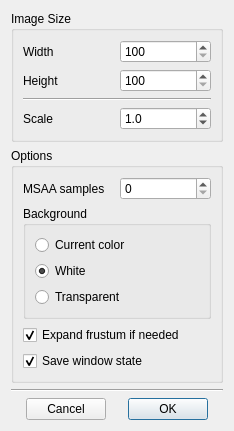
<?xml version="1.0" encoding="UTF-8"?>
<ui version="4.0">
 <class>DialogSnapshot</class>
 <widget class="QDialog" name="DialogSnapshot">
  <property name="geometry">
   <rect>
    <x>0</x>
    <y>0</y>
    <width>234</width>
    <height>381</height>
   </rect>
  </property>
  <property name="windowTitle">
   <string>Snapshot</string>
  </property>
  <layout class="QVBoxLayout" name="verticalLayout_3">
   <item>
    <widget class="QGroupBox" name="groupBoxImageSize">
     <property name="title">
      <string>Image Size</string>
     </property>
     <layout class="QGridLayout" name="gridLayout">
      <item row="0" column="0">
       <widget class="QLabel" name="labelImageWidth">
        <property name="text">
         <string>Width</string>
        </property>
       </widget>
      </item>
      <item row="0" column="1">
       <widget class="QSpinBox" name="spinBoxImageWidth">
        <property name="minimum">
         <number>100</number>
        </property>
        <property name="maximum">
         <number>100000</number>
        </property>
        <property name="singleStep">
         <number>100</number>
        </property>
       </widget>
      </item>
      <item row="1" column="0">
       <widget class="QLabel" name="labelImageHeight">
        <property name="text">
         <string>Height</string>
        </property>
       </widget>
      </item>
      <item row="1" column="1">
       <widget class="QSpinBox" name="spinBoxImageHeight">
        <property name="minimum">
         <number>100</number>
        </property>
        <property name="maximum">
         <number>100000</number>
        </property>
        <property name="singleStep">
         <number>100</number>
        </property>
       </widget>
      </item>
      <item row="2" column="0" colspan="2">
       <widget class="Line" name="line">
        <property name="orientation">
         <enum>Qt::Horizontal</enum>
        </property>
       </widget>
      </item>
      <item row="3" column="0">
       <widget class="QLabel" name="labelImageScale">
        <property name="text">
         <string>Scale</string>
        </property>
       </widget>
      </item>
      <item row="3" column="1">
       <widget class="QDoubleSpinBox" name="doubleSpinBoxImageScale">
        <property name="locale">
         <locale language="English" country="UnitedStates"/>
        </property>
        <property name="decimals">
         <number>1</number>
        </property>
        <property name="minimum">
         <double>0.100000000000000</double>
        </property>
        <property name="maximum">
         <double>20.000000000000000</double>
        </property>
        <property name="value">
         <double>1.000000000000000</double>
        </property>
       </widget>
      </item>
     </layout>
    </widget>
   </item>
   <item>
    <widget class="QGroupBox" name="groupBoxOptions">
     <property name="title">
      <string>Options</string>
     </property>
     <layout class="QVBoxLayout" name="verticalLayout_2">
      <item>
       <layout class="QHBoxLayout" name="horizontalLayout_2">
        <item>
         <widget class="QLabel" name="labelImageSamples">
          <property name="text">
           <string>MSAA samples</string>
          </property>
         </widget>
        </item>
        <item>
         <widget class="QSpinBox" name="spinBoxSamples">
          <property name="minimum">
           <number>0</number>
          </property>
          <property name="maximum">
           <number>8</number>
          </property>
          <property name="value">
           <number>0</number>
          </property>
         </widget>
        </item>
       </layout>
      </item>
      <item>
       <widget class="QGroupBox" name="groupBox">
        <property name="title">
         <string>Background</string>
        </property>
        <layout class="QVBoxLayout" name="verticalLayout">
         <item>
          <widget class="QRadioButton" name="radioButtonCurrentColorBackground">
           <property name="text">
            <string>Current color</string>
           </property>
          </widget>
         </item>
         <item>
          <widget class="QRadioButton" name="radioButtonWhiteBackground">
           <property name="text">
            <string>White</string>
           </property>
           <property name="checked">
            <bool>true</bool>
           </property>
          </widget>
         </item>
         <item>
          <widget class="QRadioButton" name="radioButtonTransparentBackground">
           <property name="text">
            <string>Transparent</string>
           </property>
          </widget>
         </item>
        </layout>
       </widget>
      </item>
      <item>
       <widget class="QCheckBox" name="checkBoxExpandFrustum">
        <property name="text">
         <string>Expand frustum if needed</string>
        </property>
        <property name="checked">
         <bool>true</bool>
        </property>
       </widget>
      </item>
      <item>
       <widget class="QCheckBox" name="checkBoxSaveWindowState">
        <property name="text">
         <string>Save window state</string>
        </property>
        <property name="checked">
         <bool>true</bool>
        </property>
       </widget>
      </item>
     </layout>
    </widget>
   </item>
   <item>
    <widget class="Line" name="line_2">
     <property name="orientation">
      <enum>Qt::Horizontal</enum>
     </property>
    </widget>
   </item>
   <item>
    <layout class="QHBoxLayout" name="horizontalLayout">
     <item>
      <spacer name="horizontalSpacer">
       <property name="orientation">
        <enum>Qt::Horizontal</enum>
       </property>
       <property name="sizeHint" stdset="0">
        <size>
         <width>10</width>
         <height>20</height>
        </size>
       </property>
      </spacer>
     </item>
     <item>
      <widget class="QPushButton" name="pushButtonCancel">
       <property name="minimumSize">
        <size>
         <width>80</width>
         <height>0</height>
        </size>
       </property>
       <property name="text">
        <string>Cancel</string>
       </property>
      </widget>
     </item>
     <item>
      <spacer name="horizontalSpacer_3">
       <property name="orientation">
        <enum>Qt::Horizontal</enum>
       </property>
       <property name="sizeHint" stdset="0">
        <size>
         <width>10</width>
         <height>20</height>
        </size>
       </property>
      </spacer>
     </item>
     <item>
      <widget class="QPushButton" name="pushButtonOK">
       <property name="minimumSize">
        <size>
         <width>80</width>
         <height>0</height>
        </size>
       </property>
       <property name="text">
        <string>OK</string>
       </property>
       <property name="default">
        <bool>true</bool>
       </property>
      </widget>
     </item>
     <item>
      <spacer name="horizontalSpacer_2">
       <property name="orientation">
        <enum>Qt::Horizontal</enum>
       </property>
       <property name="sizeHint" stdset="0">
        <size>
         <width>10</width>
         <height>20</height>
        </size>
       </property>
      </spacer>
     </item>
    </layout>
   </item>
  </layout>
 </widget>
 <tabstops>
  <tabstop>spinBoxImageWidth</tabstop>
  <tabstop>spinBoxImageHeight</tabstop>
  <tabstop>doubleSpinBoxImageScale</tabstop>
  <tabstop>spinBoxSamples</tabstop>
  <tabstop>radioButtonCurrentColorBackground</tabstop>
  <tabstop>radioButtonWhiteBackground</tabstop>
  <tabstop>radioButtonTransparentBackground</tabstop>
  <tabstop>checkBoxExpandFrustum</tabstop>
  <tabstop>checkBoxSaveWindowState</tabstop>
  <tabstop>pushButtonCancel</tabstop>
  <tabstop>pushButtonOK</tabstop>
 </tabstops>
 <resources/>
 <connections/>
</ui>
